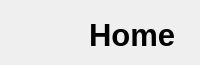
        <widget class="QFrame" name="section_top">
         <property name="maximumSize">
          <size>
           <width>16777215</width>
           <height>55</height>
          </size>
         </property>
         <property name="frameShape">
          <enum>QFrame::NoFrame</enum>
         </property>
         <property name="frameShadow">
          <enum>QFrame::Raised</enum>
         </property>
         <layout class="QHBoxLayout" name="horizontalLayout_2">
          <property name="spacing">
           <number>0</number>
          </property>
          <property name="leftMargin">
           <number>0</number>
          </property>
          <property name="topMargin">
           <number>0</number>
          </property>
          <property name="rightMargin">
           <number>0</number>
          </property>
          <property name="bottomMargin">
           <number>0</number>
          </property>
          <item>
           <widget class="QFrame" name="sidebar_toggle">
            <property name="minimumSize">
             <size>
              <width>65</width>
              <height>55</height>
             </size>
            </property>
            <property name="maximumSize">
             <size>
              <width>65</width>
              <height>55</height>
             </size>
            </property>
            <property name="frameShape">
             <enum>QFrame::NoFrame</enum>
            </property>
            <property name="frameShadow">
             <enum>QFrame::Sunken</enum>
            </property>
            <layout class="QVBoxLayout" name="verticalLayout_4">
             <property name="spacing">
              <number>-1</number>
             </property>
             <property name="leftMargin">
              <number>0</number>
             </property>
             <property name="topMargin">
              <number>0</number>
             </property>
             <property name="rightMargin">
              <number>0</number>
             </property>
             <property name="bottomMargin">
              <number>0</number>
             </property>
             <item>
              <widget class="QPushButton" name="btn_toggleMenu">
               <property name="sizePolicy">
                <sizepolicy hsizetype="Expanding" vsizetype="Expanding">
                 <horstretch>0</horstretch>
                 <verstretch>0</verstretch>
                </sizepolicy>
               </property>
               <property name="minimumSize">
                <size>
                 <width>0</width>
                 <height>55</height>
                </size>
               </property>
               <property name="maximumSize">
                <size>
                 <width>65</width>
                 <height>55</height>
                </size>
               </property>
               <property name="styleSheet">
                <string notr="true">QPushButton{
border:none;
}

QPushButton:hover {
	background-color: rgb(33, 37, 43);
}
QPushButton:pressed {	
	background-color: rgb(85, 170, 255);
}</string>
               </property>
               <property name="text">
                <string/>
               </property>
               <property name="icon">
                <iconset>
                 <normalon>:/24x24/icons/24x24/cil-menu.png</normalon>
                </iconset>
               </property>
               <property name="iconSize">
                <size>
                 <width>24</width>
                 <height>24</height>
                </size>
               </property>
              </widget>
             </item>
            </layout>
           </widget>
          </item>
          <item>
           <widget class="QFrame" name="sidebar_top">
            <property name="minimumSize">
             <size>
              <width>0</width>
              <height>65</height>
             </size>
            </property>
            <property name="maximumSize">
             <size>
              <width>16777215</width>
              <height>55</height>
             </size>
            </property>
            <property name="frameShape">
             <enum>QFrame::NoFrame</enum>
            </property>
            <property name="frameShadow">
             <enum>QFrame::Plain</enum>
            </property>
            <layout class="QVBoxLayout" name="verticalLayout">
             <property name="spacing">
              <number>0</number>
             </property>
             <property name="leftMargin">
              <number>0</number>
             </property>
             <property name="topMargin">
              <number>0</number>
             </property>
             <property name="rightMargin">
              <number>0</number>
             </property>
             <property name="bottomMargin">
              <number>4</number>
             </property>
             <item alignment="Qt::AlignHCenter">
              <widget class="QLabel" name="label_status">
               <property name="maximumSize">
                <size>
                 <width>16777215</width>
                 <height>30</height>
                </size>
               </property>
               <property name="font">
                <font>
                 <pointsize>23</pointsize>
                 <weight>75</weight>
                 <bold>true</bold>
                </font>
               </property>
               <property name="text">
                <string>Home</string>
               </property>
              </widget>
             </item>
            </layout>
           </widget>
          </item>
         </layout>
        </widget>
